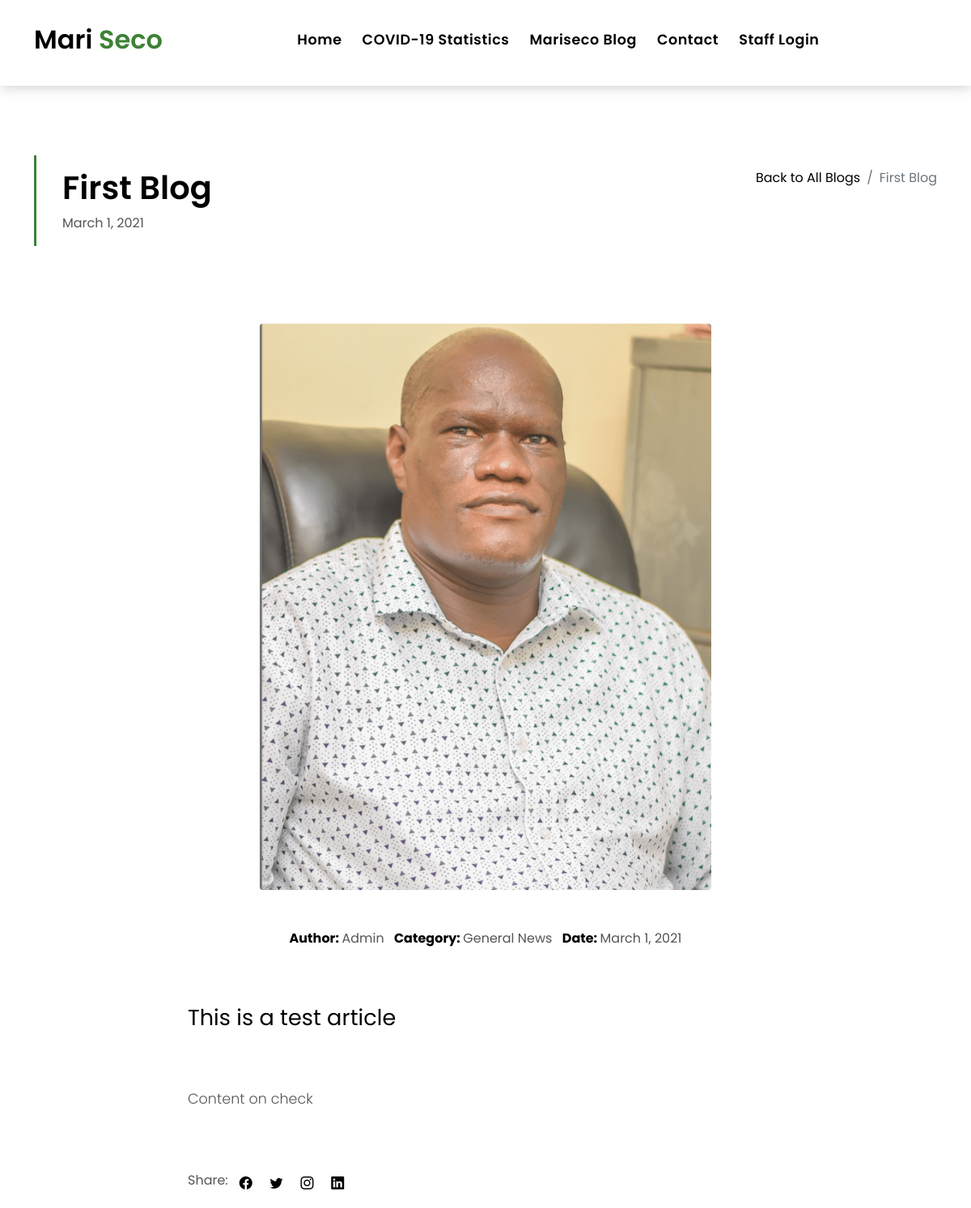
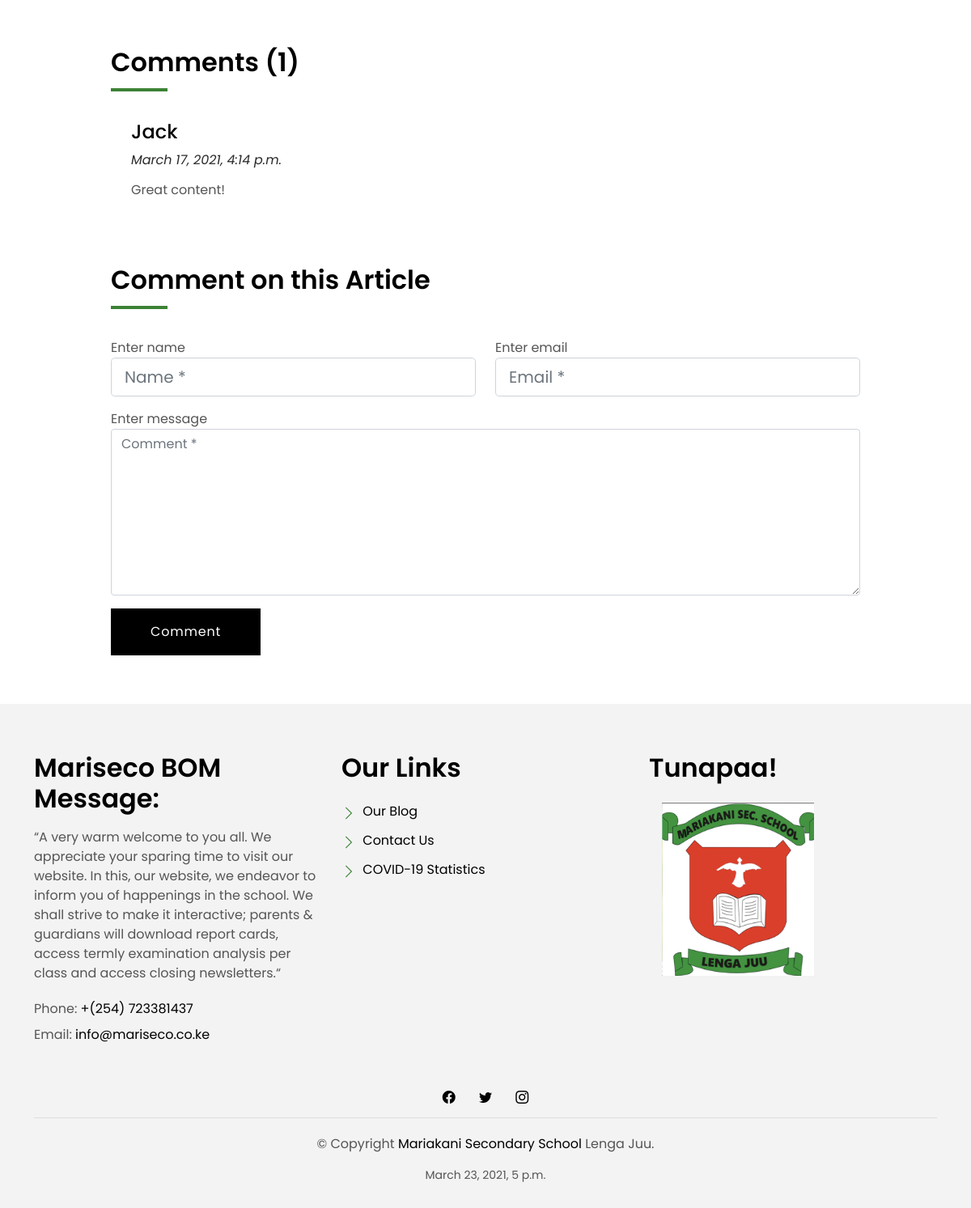
The page /article_details/1/ on the database its author committed (2 pictures, top to bottom).
### main/models.py (models this page shows, shortened)
class Blog(models.Model):
    title = models.CharField(max_length=256, help_text='Title of the Article')
    image = models.ImageField(upload_to='blogs/', help_text='Image to Display')
    tag = models.CharField(default='General News', max_length=128, help_text='Tags vary according to content, e.g: Sports, Academics, Religion tags. Defaults to "General News"')
    headline = models.TextField(help_text='This will be displayed as the main purpose of the article')
    content = models.TextField(help_text='Content of the article, this is not limited.')
    user = models.ForeignKey(User, on_delete=models.CASCADE, help_text='Article Publisher')
    created_at = models.DateField(help_text='Date of Publishement')

class Comment(models.Model):
    post = models.ForeignKey(Blog, on_delete=models.CASCADE, related_name='comments', null=True, blank=True)
    name = models.CharField(max_length=128)
    email = models.EmailField()
    comment = models.TextField()
    created_on = models.DateTimeField(null=True, blank=True)
    active = models.BooleanField(default=False)
    class Meta:
        ordering = ['created_on']

### main/views.py (the view, shortened to what this page needs)
# urls.py: path('article_details/<int:blog_id>/', views.article_details, name='article_details'),
def article_details(request, blog_id):
    article = get_object_or_404(Blog, pk=blog_id)
    user_comments = Comment.objects.all()
    comment_count = Comment.objects.all().count()
    return render(request, 'main/article_details.html', {"article": article, "user_comments": user_comments, "comment_count": comment_count})

### main/templates/main/article_details.html (shortened to what this page needs)
{% extends 'base.html' %}
{% load static %}
{% block content %}
    <section class="intro-single">
      <div class="container">
        <div class="row">
          <div class="col-md-12 col-lg-8">
            <div class="title-single-box">
              <h1 class="title-single"> {{ article.title }}</h1>
              <span class="color-text-a"> {{ article.created_at }}</span>
            </div>
          </div>
          <div class="col-md-12 col-lg-4">
            <nav aria-label="breadcrumb" class="breadcrumb-box d-flex justify-content-lg-end">
              <ol class="breadcrumb">
                <li class="breadcrumb-item">
                  <a href="{% url 'blog' %}">Back to All Blogs</a>
                </li>
                <li class="breadcrumb-item active" aria-current="page">
                  {{ article.title }}
                </li>
              </ol>
            </nav>
          </div>
        </div>
    </section>
    <section class="news-single nav-arrow-b">
      <div class="container">
        <div class="row">
          <div class="col-sm-12">
            <div class="news-img-box">
            <br>
            <br>
              <img style="max-height: 700px; max-width:1000px;" src="{{ article.image.url }}" alt="" class="img-fluid rounded mx-auto d-block">
            </div>
          </div>
          <div class="col-md-10 offset-md-1 col-lg-8 offset-lg-2">
            <div class="post-information">
              <ul class="list-inline text-center color-a">
                <li class="list-inline-item mr-2">
                  <strong>Author: </strong>
                  <span class="color-text-a"> {{ article.user | capfirst }}</span>
                </li>
                <li class="list-inline-item mr-2">
                  <strong>Category: </strong>
                  <span class="color-text-a"> {{ article.tag }}</span>
                </li>
                <li class="list-inline-item">
                  <strong>Date: </strong>
                  <span class="color-text-a"> {{ article.created_at }}</span>
                </li>
              </ul>
            </div>
            <div class="post-content color-text-a">
              <p class="post-intro">
                {{ article.headline }}
              </p>
              <p>
                {{ article.content }}
              </p>
            </div>
            <div class="post-footer">
              <div class="post-share">
                <span>Share: </span>
                <ul class="list-inline socials">
                  <li class="list-inline-item">
                    <a href="#">
                      <i class="bi bi-facebook" aria-hidden="true"></i>
                    </a>
                  </li>
                  <li class="list-inline-item">
                    <a href="#">
                      <i class="bi bi-twitter" aria-hidden="true"></i>
                    </a>
                  </li>
                  <li class="list-inline-item">
                    <a href="#">
                      <i class="bi bi-instagram" aria-hidden="true"></i>
                    </a>
                  </li>
                  <li class="list-inline-item">
                    <a href="#">
                      <i class="bi bi-linkedin" aria-hidden="true"></i>
                    </a>
                  </li>
                </ul>
              </div>
            </div>
          </div>
            <div class="col-md-10 offset-md-1 col-lg-10 offset-lg-1">
            <div class="title-box-d">
              <h3 class="title-d">Comments ({{ comment_count }})</h3>
            </div>
            <div class="box-comments">
              <ul class="list-comments">
              {% for user_comment in user_comments.all %}
              {% if article.id %}
                <li>
                  <div class="comment-details">
                    <h4 class="comment-author"> {{ user_comment.name | capfirst }}</h4>
                    <span>{{ user_comment.created_on }}</span>
                    <p class="comment-description">
                      {{ user_comment.comment }}
                    </p>
                  </div>
                </li>
                {% endif %}
                {% endfor %}
              </ul>
            </div>
      <div class="form-comments">
    <div class="title-box-d">
      <h3 class="title-d">Comment on this Article</h3>
    </div>
    <form class="form-a" action="{% url 'article_details' article.id %}" method='POST'>
      <div class="row">
        <div class="col-md-6 mb-3">
          <div class="form-group">
            <label for="inputName">Enter name</label>
            <input type="text" name="user_name" class="form-control form-control-lg form-control-a" id="inputName" placeholder="Name *" required>
          </div>
        </div>
        <div class="col-md-6 mb-3">
          <div class="form-group">
            <label for="inputEmail1">Enter email</label>
            <input type="email" name="user_email" class="form-control form-control-lg form-control-a" id="inputEmail1" placeholder="Email *" required>
          </div>
        </div>
        <div class="col-md-12 mb-3">
          <div class="form-group">
            <label for="textMessage">Enter message</label>
            <textarea id="textMessage" class="form-control" placeholder="Comment *" name="user_comment" cols="45" rows="8" required></textarea>
          </div>
        </div>
        <div class="col-md-12">
          <button type="submit" class="btn btn-a">Comment</button>
        </div>
      </div>
    </form>
    </div>
    </div>
    </div>
    </div>
    </section>
{% endblock %}

### mariseco/staticfiles/css/style.css (style rules this page uses)
body { font-family: 'Poppins', sans-serif; color: #555555; }
h1, h2, h3, h4, h5, h6 { color: #000000; }
a { color: #000000; text-decoration: none; transition: all .5s ease; }
.color-a { text-decoration: none; color: #000000; }
.color-text-a { text-decoration: none; color: #555555; }
.title-box-d { padding-bottom: 1.8rem; margin-bottom: 1rem; position: relative; }
.title-box-d .title-d { font-weight: 600; font-size: 2rem; }
.title-box-d .title-d:after { content: ''; position: absolute; width: 70px; height: 4px; background-color: #3c8235; bottom: 20px; left: 0; }
.ul-resect ul, .list-a ul, .box-comments ul { list-style: none; padding-left: 0; margin-bottom: 0; }
.btn { transition: .5s ease; }
.btn.btn-a, .btn.btn-b { border-radius: 0; padding: 1rem 3rem; letter-spacing: .05rem; }
.btn.btn-a { text-decoration: none; background-color: #000000; color: #ffffff; }
.intro-single { padding: 12rem 0 3rem; }
.intro-single .title-single-box { padding: 1rem 0 1rem 2rem; }
.intro-single .title-single-box { border-left: 3px solid #3c8235; }
.intro-single .title-single-box .title-single { font-weight: 600; font-size: 2.2rem; }
@media (min-width: 768px) { .intro-single .title-single-box .title-single { font-size: 2.1rem; } }
@media (min-width: 992px) { .intro-single .title-single-box .title-single { font-size: 2.5rem; } }
.intro-single .breadcrumb-box { padding: 1rem 0 0 .5rem; }
.intro-single .breadcrumb { background-color: transparent; padding-right: 0; padding-left: 0; }
.post-information { padding: 3rem 0; }
.post-content { font-size: 1.1rem; font-weight: 300; line-height: 1.6; }
.post-content .post-intro { font-size: 1.7rem; font-weight: 300; margin-bottom: 4rem; line-height: 1.6; color: #000000; font-weight: 400; }
.post-content p { margin-bottom: 1.7rem; }
.post-footer { padding: 3rem 0 4rem; }
.post-share .socials { display: inline-block; }
.post-share .socials li { margin-left: .6rem; }
.box-comments .list-comments li { padding-bottom: 3.5rem; }
.box-comments .list-comments .comment-author { font-size: 1.3rem; }
@media (min-width: 768px) { .box-comments .list-comments .comment-author { font-size: 1.5rem; } }
.box-comments .list-comments .comment-details { display: table-cell; vertical-align: top; padding-left: 25px; }
.box-comments .list-comments .comment-description { padding: .8rem 0 .5rem 0; }
.box-comments .list-comments span { display: block; color: #2B2A2A; font-style: italic; }

### rows shown on the page
Blog: title "First Blog", created_at "March 1, 2021", image (picture), user "Admin", tag "General News", headline "This is a test article", content "Content on check"
Comment: name "Jack", created_on "March 17, 2021, 4:14 p.m.", comment "Great content!"

### other values the page prints
{{ comment_count }} "1"
